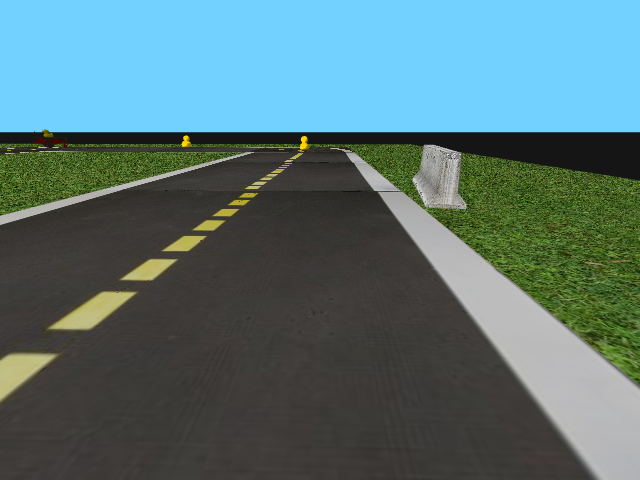
#> input picture images/screen106.png, 640 x 480 px
$ python -i DuckieDetector.py   (imports and definitions only)
#> lines starting #> are read from the running program, lines starting #| are printed output that depends on the picture; after the words box and inside, x2 and y2 are one past the last pixel; in counts of white or black regions, pixels touching at a corner belong together
#> further down, picture is the input picture: shape (480, 640, 3); mean B, G, R 117.8, 115.3, 87.3
import cv2
import numpy as np

class DuckieDetector:

    def __init__(self):
        print("DuckieDetector Created!")

    def detectTest(self):
        image = cv2.imread("./dataset/frames/frame_002910.png")

        hsv = cv2.cvtColor(image, cv2.COLOR_BGR2HSV)

        #H :[10, 25], S: [100, 255], and V: [20, 255]

        lower_red = np.array([20,100,100])
        upper_red = np.array([30,255,255])

        mask = cv2.inRange(hsv, lower_red, upper_red)

        cv2.imshow("Duckie Test Frame", image)
        cv2.imshow("Duckie Test Frame Mask", mask)

        cv2.waitKey(0)

    def checkContour(self, c):
    	# approximate the contour
        size = cv2.contourArea(c) # Calculate it's size
        peri = cv2.arcLength(c, True) # Calculate it's perimether
        approx = cv2.approxPolyDP(c, 0.01 * peri, True)

        return size > 500 and len(approx) > 6

    def detect(self, frame):
        # Load Example Image
        #duckieImg = cv2.imread("", cv2.IMREAD_UNCHANGED)

        open_cv_image = np.array(frame)
        # Convert RGB to BGR
        open_cv_image = open_cv_image[:, :, ::-1].copy()

        #cv2.imshow("Duckie Camera Frame", open_cv_image)

        #########

        hsv = cv2.cvtColor(open_cv_image, cv2.COLOR_BGR2HSV)
#> hsv: shape (480, 640, 3); mean H, S, V 66.6, 71.8, 129.3

        #H :[10, 25], S: [100, 255], and V: [20, 255]

        lower_red = np.array([15,100,100])
        upper_red = np.array([35,255,255])

        mask = cv2.inRange(hsv, lower_red, upper_red)
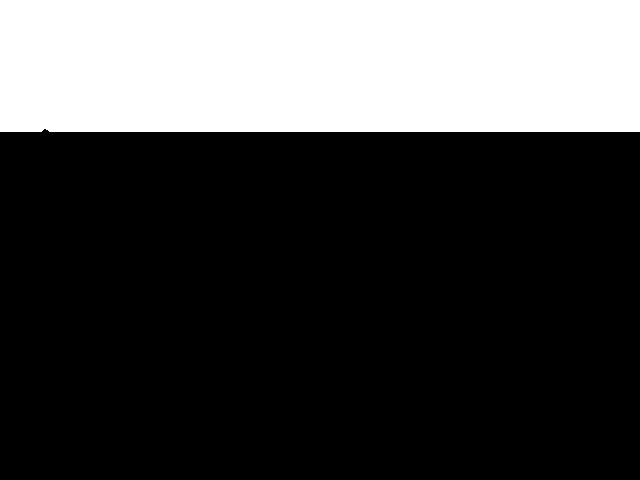
#> mask: shape (480, 640); 27.5% white; 1 white region
        cv2.imshow("Duckie Frame Mask", mask)

        contours, hierarchy = cv2.findContours(mask, cv2.RETR_EXTERNAL, cv2.CHAIN_APPROX_SIMPLE) # Find the contours
#> contours = 1 contour; box (x1, y1, x2, y2) and area: (0, 0, 640, 132) 83695

        validContours = []
        for c in contours:
            if self.checkContour(c):
                validContours.append(c)
#> this loop made 1 pass
#> (size in checkContour, peri in checkContour, approx in checkContour) on pass 1: (83695, 1542.5, [[0, 0], [0, 131], [639, 131], [639, 0]])
#> after the loop, validContours = []

        for c in validContours:
            size = cv2.contourArea(c)
            print("Area: " + str(size))
#> this loop made 0 passes

        cv2.drawContours(open_cv_image, validContours, -1,(0,255,0),3)

        cv2.imshow("Duckie Frame", open_cv_image)

        cv2.waitKey(1)

        #cv2.imwrite('example.png', open_cv_image)

>>> import cv2
>>> picture = cv2.imread('images/screen106.png')
>>> result = DuckieDetector().detect(picture)
#> result = None
